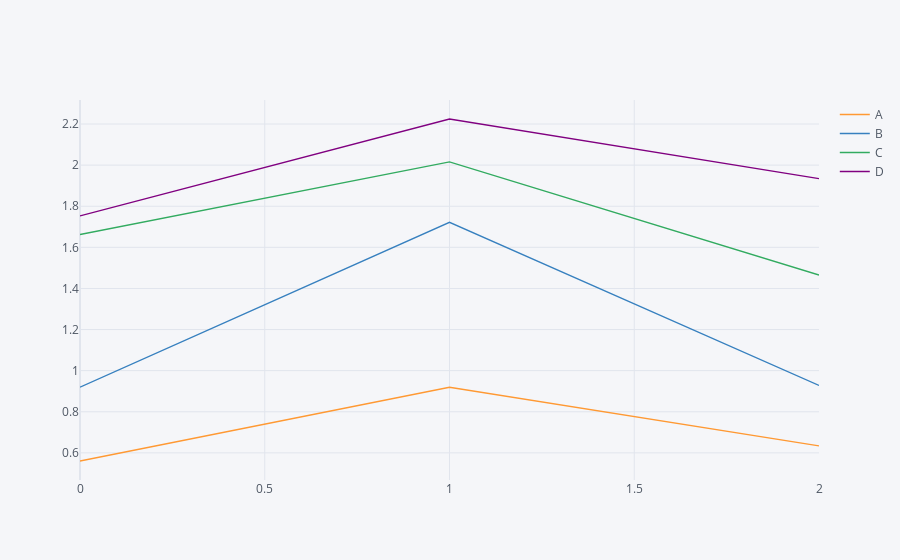

The cell this chart's notebook holds for it:
### Code cell
df.iplot(kind = 'area')

### Figure 1 — Plotly figure (JSON) as saved in the notebook; plotly's stock layout.template omitted (floating-point values rounded to 4 significant figures)
{"data": [{"line": {"color": "rgba(255, 153, 51, 1.0)", "dash": "solid", "shape": "linear", "width": 1.3}, "mode": "lines", "name": "A", "text": "", "type": "scatter", "x": [0, 1, 2], "y": [0.5605, 0.9192, 0.6343]}, {"line": {"color": "rgba(55, 128, 191, 1.0)", "dash": "solid", "shape": "linear", "width": 1.3}, "mode": "lines", "name": "B", "text": "", "type": "scatter", "x": [0, 1, 2], "y": [0.92, 1.722, 0.9278]}, {"line": {"color": "rgba(50, 171, 96, 1.0)", "dash": "solid", "shape": "linear", "width": 1.3}, "mode": "lines", "name": "C", "text": "", "type": "scatter", "x": [0, 1, 2], "y": [1.662, 2.016, 1.465]}, {"line": {"color": "rgba(128, 0, 128, 1.0)", "dash": "solid", "shape": "linear", "width": 1.3}, "mode": "lines", "name": "D", "text": "", "type": "scatter", "x": [0, 1, 2], "y": [1.753, 2.224, 1.934]}], "layout": {"legend": {"bgcolor": "#F5F6F9", "font": {"color": "#4D5663"}}, "paper_bgcolor": "#F5F6F9", "plot_bgcolor": "#F5F6F9", "title": {"font": {"color": "#4D5663"}}, "xaxis": {"gridcolor": "#E1E5ED", "showgrid": true, "tickfont": {"color": "#4D5663"}, "title": {"font": {"color": "#4D5663"}, "text": ""}, "zerolinecolor": "#E1E5ED"}, "yaxis": {"gridcolor": "#E1E5ED", "showgrid": true, "tickfont": {"color": "#4D5663"}, "title": {"font": {"color": "#4D5663"}, "text": ""}, "zerolinecolor": "#E1E5ED"}}}
